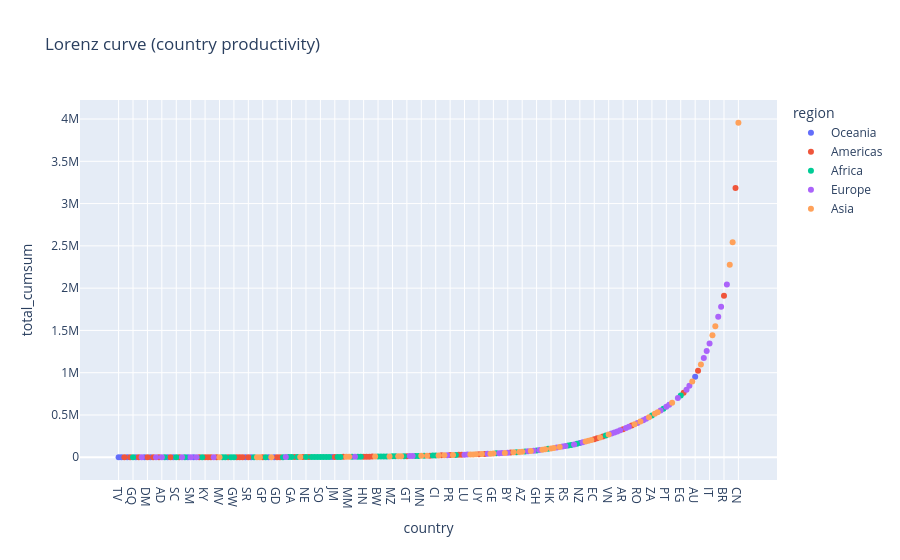

The cell this chart's notebook holds for it:
### Code cell
df_plot = (
    df_country_stats
    .reset_index()
    .sort_values("total_articles")
    .assign(total_cumsum=lambda df: df.total_articles.cumsum())
)
px.scatter(df_plot, x="country", y="total_cumsum", color="region", category_orders={"country": df_plot["country"].tolist()},
           title="Lorenz curve (country productivity)")

### Figure 1 — Plotly figure (JSON) as saved in the notebook; plotly's stock layout.template omitted (floating-point values rounded to 4 significant figures; data arrays with more than 128 entries replaced by an {"elided": "..."} marker saying what was removed)
{"data": [{"hovertemplate": "region=Oceania<br>country=%{x}<br>total_cumsum=%{y}<extra></extra>", "legendgroup": "Oceania", "marker": {"color": "#636efa", "symbol": "circle"}, "mode": "markers", "name": "Oceania", "orientation": "v", "showlegend": true, "type": "scatter", "x": ["TV", "AS", "TO", "FM", "KI", "VU", "PW", "WS", "SB", "NU", "NC", "PF", "PG", "GU", "FJ", "NZ", "AU"], "xaxis": "x", "y": [1.0, 2.0, 5.0, 11.0, 19.0, 29.0, 74.0, 97.0, 181.0, 218.0, 712.0, 788.0, 1077.0, 1192.0, 3657.0, 167500.0, 951400.0], "yaxis": "y"}, {"hovertemplate": "region=Americas<br>country=%{x}<br>total_cumsum=%{y}<extra></extra>", "legendgroup": "Americas", "marker": {"color": "#EF553B", "symbol": "circle"}, "mode": "markers", "name": "Americas", "orientation": "v", "showlegend": true, "type": "scatter", "x": ["AW", "BM", "FK", "DM", "BZ", "VC", "LC", "VG", "TC", "KY", "GL", "VI", "MS", "KN", "MQ", "HT", "BS", "SR", "GP", "GD", "GF", "BB", "AG", "GY", "JM", "DO", "HN", "TT", "NI", "SV", "GT", "BO", "PA", "PR", "PY", "CU", "UY", "VE", "CR", "EC", "PE", "CL", "AR", "CO", "MX", "CA", "BR", "US"], "xaxis": "x", "y": [3.0, 7.0, 13.0, 24.0, 34.0, 47.0, 85.0, 129.0, 258.0, 301.0, 325.0, 349.0, 400.0, 512.0, 607.0, 641.0, 676.0, 750.0, 971.0, 1254.0, 1321.0, 1751.0, 2093.0, 2356.0, 3856.0, 4512.0, 6451.0, 6789.0, 7138.0, 7508.0, 13150.0, 18840.0, 22320.0, 25220.0, 28190.0, 29210.0, 36500.0, 39380.0, 55500.0, 214300.0, 224400.0, 245300.0, 332500.0, 375500.0, 763600.0, 1023000.0, 1910000.0, 3185000.0], "yaxis": "y"}, {"hovertemplate": "region=Africa<br>country=%{x}<br>total_cumsum=%{y}<extra></extra>", "legendgroup": "Africa", "marker": {"color": "#00cc96", "symbol": "circle"}, "mode": "markers", "name": "Africa", "orientation": "v", "showlegend": true, "type": "scatter", "x": ["GQ", "CV", "SC", "LR", "MR", "ER", "DJ", "CF", "GW", "TD", "SZ", "GM", "LS", "GA", "GN", "NE", "SL", "ST", "MG", "SO", "AO", "BI", "RE", "CG", "ML", "TG", "MU", "MW", "BW", "RW", "SS", "BF", "MZ", "CD", "BJ", "LY", "ZM", "SN", "SD", "CI", "ZW", "UG", "CM", "TZ", "GH", "KE", "TN", "DZ", "ET", "MA", "ZA", "NG", "EG"], "xaxis": "x", "y": [9.0, 64.0, 113.0, 163.0, 279.0, 454.0, 483.0, 543.0, 574.0, 830.0, 1023.0, 1402.0, 1570.0, 1659.0, 1864.0, 2222.0, 2490.0, 2625.0, 2773.0, 2930.0, 3095.0, 3279.0, 3466.0, 4067.0, 4279.0, 5269.0, 5801.0, 6113.0, 8270.0, 8668.0, 9068.0, 9507.0, 10410.0, 10870.0, 12510.0, 15130.0, 15850.0, 17300.0, 19630.0, 20500.0, 27180.0, 45940.0, 60050.0, 67500.0, 81140.0, 99370.0, 138200.0, 144900.0, 159300.0, 256500.0, 492900.0, 574300.0, 731600.0], "yaxis": "y"}, {"hovertemplate": "region=Europe<br>country=%{x}<br>total_cumsum=%{y}<extra></extra>", "legendgroup": "Europe", "marker": {"color": "#ab63fa", "symbol": "circle"}, "mode": "markers", "name": "Europe", "orientation": "v", "showlegend": true, "type": "scatter", "x": ["SJ", "GI", "AD", "FO", "SM", "MC", "VA", "LI", "ME", "MT", "IS", "AL", "LU", "MK", "BA", "EE", "MD", "BY", "LV", "LT", "SI", "SK", "BG", "RS", "HR", "IE", "HU", "FI", "CZ", "NO", "DK", "AT", "RO", "BE", "GR", "SE", "PT", "CH", "UA", "NL", "PL", "ES", "FR", "IT", "RU", "GB", "DE"], "xaxis": "x", "y": [16.0, 40.0, 55.0, 146.0, 199.0, 238.0, 374.0, 1484.0, 5529.0, 13780.0, 14450.0, 24240.0, 30240.0, 31410.0, 40920.0, 47710.0, 49480.0, 53420.0, 70210.0, 77120.0, 85360.0, 114800.0, 126100.0, 132100.0, 151500.0, 176700.0, 280200.0, 292600.0, 305500.0, 318800.0, 346600.0, 360700.0, 405700.0, 437500.0, 453900.0, 553600.0, 597000.0, 620200.0, 701500.0, 797200.0, 845400.0, 1173000.0, 1257000.0, 1344000.0, 1660000.0, 1780000.0, 2042000.0], "yaxis": "y"}, {"hovertemplate": "region=Asia<br>country=%{x}<br>total_cumsum=%{y}<extra></extra>", "legendgroup": "Asia", "marker": {"color": "#FFA15A", "symbol": "circle"}, "mode": "markers", "name": "Asia", "orientation": "v", "showlegend": true, "type": "scatter", "x": ["MV", "KP", "LA", "TL", "BT", "TM", "MM", "KG", "KH", "BN", "AF", "MN", "BH", "SY", "YE", "PS", "MO", "KW", "OM", "TJ", "AM", "GE", "LB", "CY", "QA", "AZ", "LK", "NP", "JO", "HK", "AE", "KZ", "PH", "SG", "UZ", "BD", "VN", "IL", "TH", "SA", "PK", "IQ", "MY", "IR", "KR", "TR", "JP", "IN", "ID", "CN"], "xaxis": "x", "y": [427.0, 872.0, 920.0, 1133.0, 1978.0, 4754.0, 5010.0, 7886.0, 9954.0, 11370.0, 11900.0, 16570.0, 18060.0, 21380.0, 23270.0, 26190.0, 32620.0, 33830.0, 35100.0, 37940.0, 42480.0, 44160.0, 51390.0, 57770.0, 62390.0, 64910.0, 73380.0, 89780.0, 94500.0, 104400.0, 109600.0, 120100.0, 186000.0, 195300.0, 204800.0, 234700.0, 267800.0, 390400.0, 421600.0, 473200.0, 513000.0, 533200.0, 646000.0, 896400.0, 1096000.0, 1441000.0, 1549000.0, 2277000.0, 2542000.0, 3956000.0], "yaxis": "y"}], "layout": {"legend": {"title": {"text": "region"}, "tracegroupgap": 0}, "title": {"text": "Lorenz curve (country productivity)"}, "xaxis": {"anchor": "y", "categoryarray": {"elided": "216 str values"}, "categoryorder": "array", "domain": [0, 1], "title": {"text": "country"}}, "yaxis": {"anchor": "x", "domain": [0, 1], "title": {"text": "total_cumsum"}}}}
